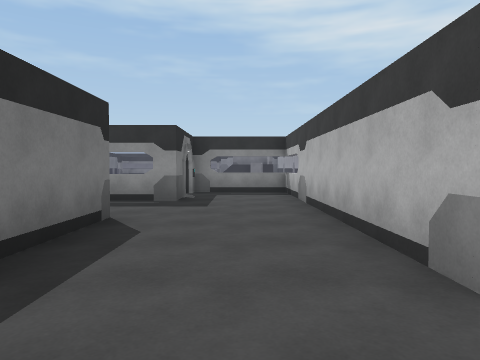
[1] (above)

23 first-person views from a walk through a Unity game level. The camera is 1.3 m above the floor, tilts 2° down and sees 70° across. Doors are open. The floor is counted in squares, 2 m on a side. Each view is taken from the middle of a square. On the plan, view 1 faces up. The plan holds only what a view shows up to about 10 squares ahead; the rest is blank. The player is left out.

[2]
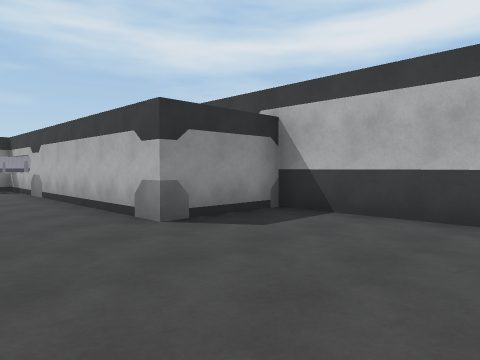

[3]
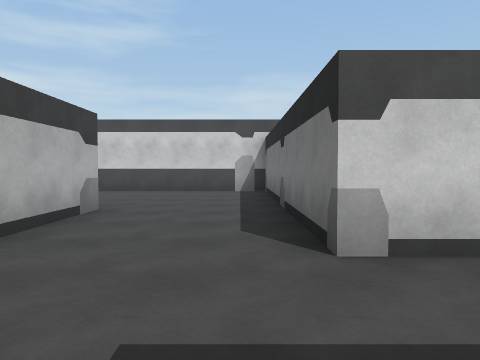

[4]
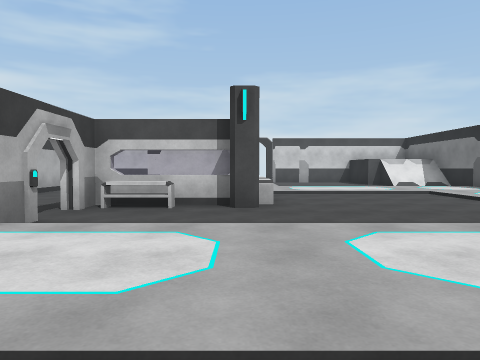

[5]
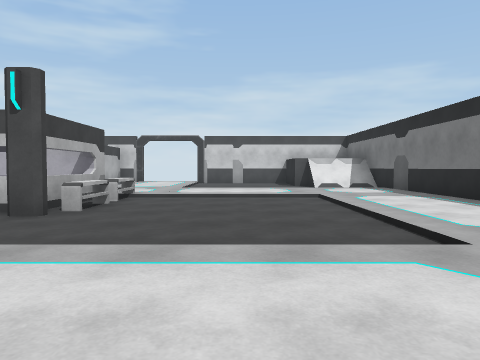

[6]
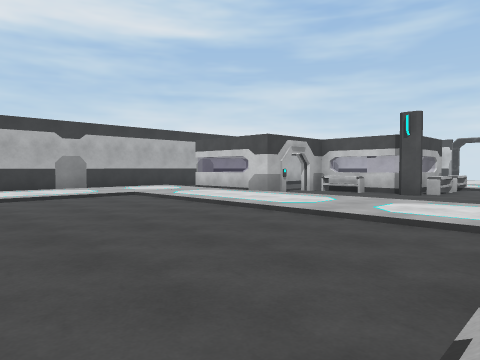

[7]
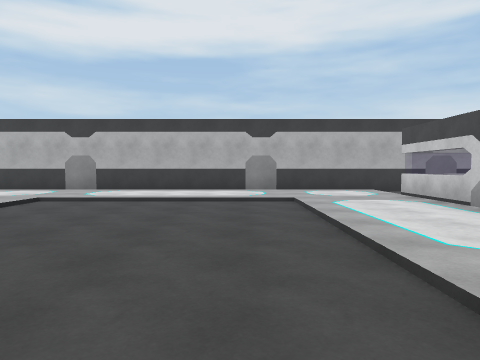

[8]
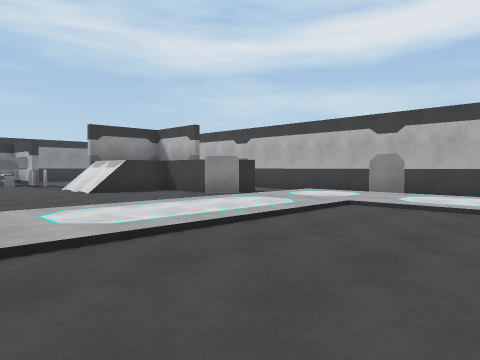

[9]
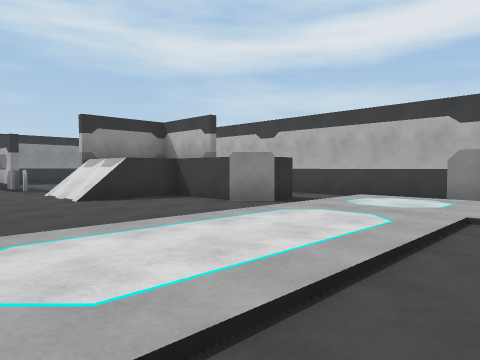

[10]
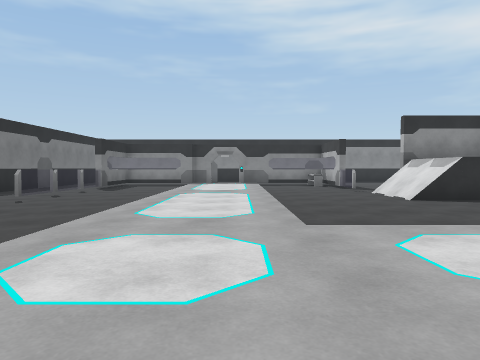

[11]
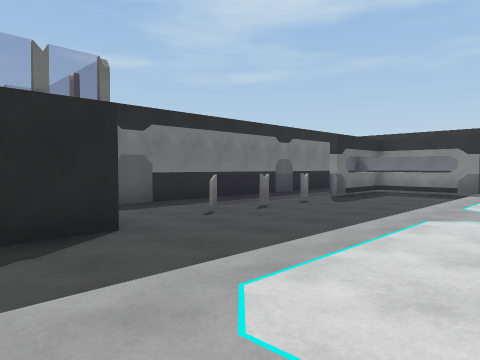

[12]
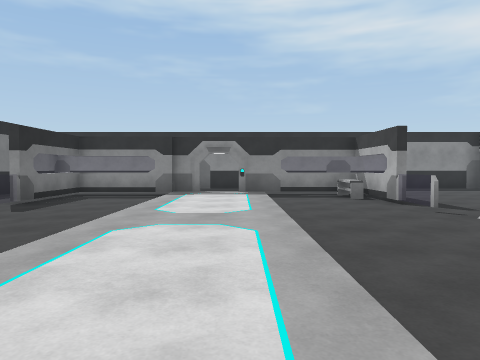

[13]
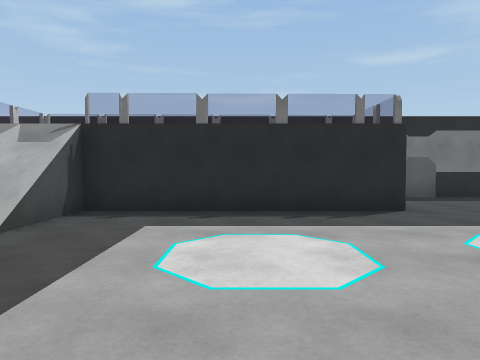

[14]
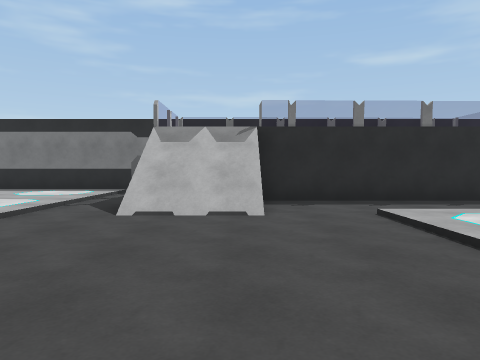

[15]
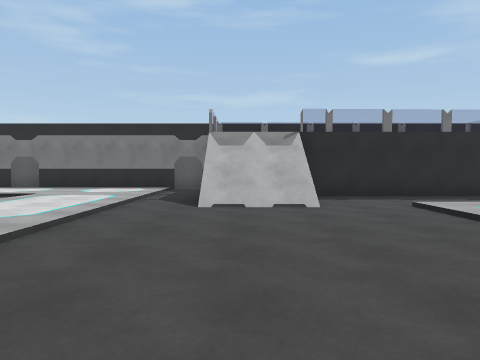

[16]
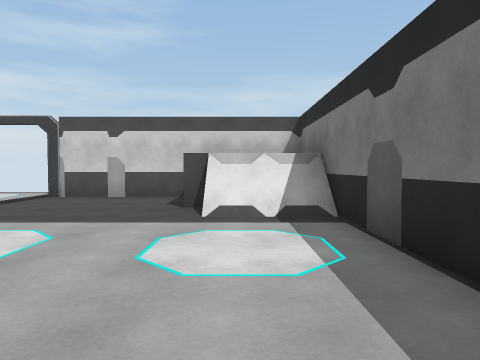

[17]
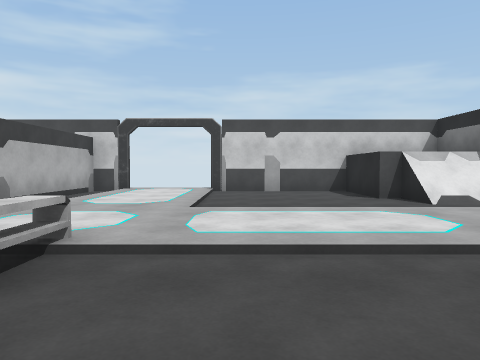

[18]
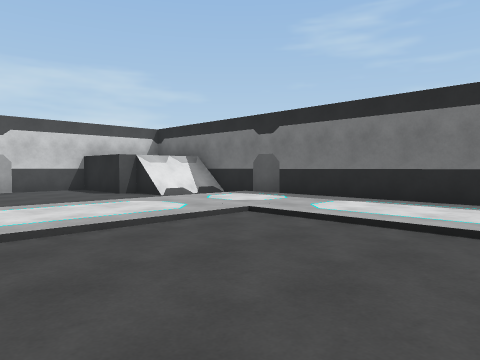

[19]
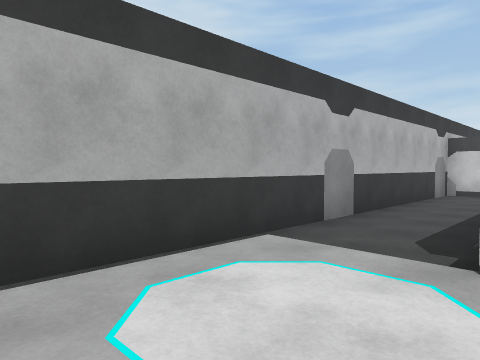

[20]
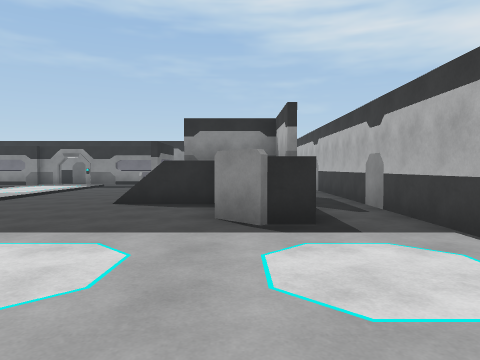

[21]
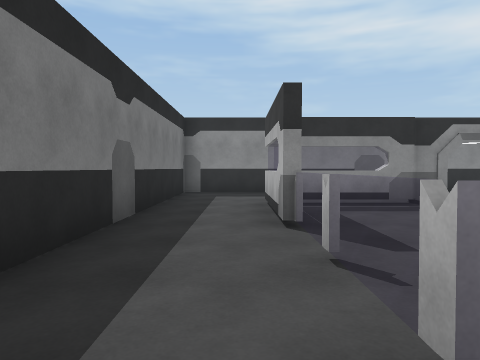

[22]
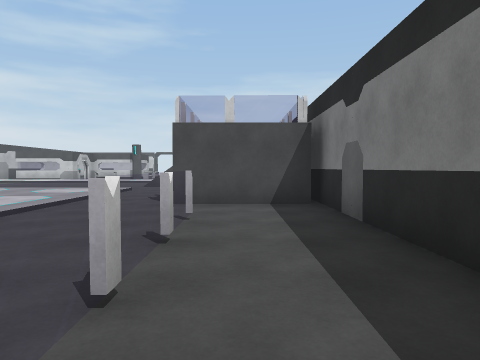

[23]
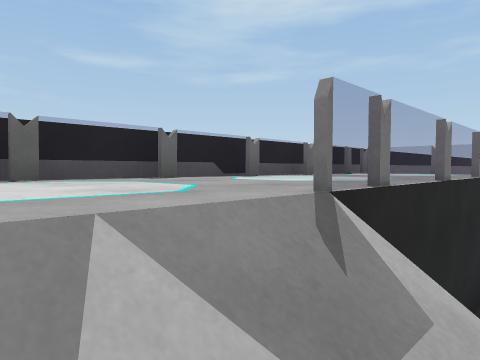

### Floor plan
Key: @ floor where view 1 was taken; # wall or solid block; x gap in a wall; . main floor; : floor 0.25 m higher than the main floor; + floor 1.75 m higher than the main floor; * floor 3 m higher than the main floor; / step, stairs or slope; D open door; = window, fence, low wall or low ledge; C column; O other object.
Columns run from 12 left of view 1 to 4 right of it. Each row starts with its distance up from view 1.
 33 ##########
 32 #...
 31 #...
 30 #.....  ... ..
 29 #..==#:##=O...
 28 #..=./::..=...
 27 #..=./::..#..
 26 #..O./::..O.    #
 25 #..O./::.../###.#
 24 #..O./::.../  #.#
 23 #..O./::...// #.#
 22 #..../::.....+#.#
 21 #..../::...../#.#
 20 =**O./::........#
 19  **O./:::::::::/#
 18  **O./:::::::::/#
 17  **O.////////::/#
 16  **O.........::/#
 15  ***//.......::/#
 14  ***//.......::/#
 13  ............::/#
 12 #////////////::/#
 11 #::::::::::::::/#
 10 #::::::::::::::/#
  9 #:::.......#==..#
  8 #:::.........=..#
  7 #:::....C=O..#..#
  6 #:::....O....#..#
  5 #:::....O....#..#
  4 #:::::::###..#..#
  3 #:::::::::#..#..#
  2 #//////:::#..####
  1 #//....:::#.....#
  0 #//....:::#.@...#
 -1 #  #...:::#.....#
 -2 #  #...:::#.....
 -3 #######DDx######

Where each view was taken, in squares from view 1:
view 1: 0 up, 0 right, facing up
view 2: 2 down, 1 left, facing up-right
view 3: 7 up, 1 left, facing down
view 4: 13 up, 4 left, facing down
view 5: 12 up, 7 left, facing down
view 6: 16 up, 7 left, facing down-right
view 7: 13 up, 6 left, facing right
view 8: 14 up, 5 left, facing up-right
view 9: 16 up, 4 left, facing up-right
view 10: 16 up, 5 left, facing up
view 11: 19 up, 5 left, facing up-left
view 12: 20 up, 5 left, facing up
view 13: 18 up, 3 left, facing left
view 14: 15 up, 2 left, facing left
view 15: 14 up, 1 left, facing left
view 16: 6 up, 10 left, facing down
view 17: 7 up, 6 left, facing down
view 18: 8 up, 5 left, facing down-left
view 19: 12 up, 1 right, facing down-right
view 20: 16 up, 1 right, facing up
view 21: 23 up, 10 left, facing up
view 22: 27 up, 10 left, facing down
view 23: 14 up, 8 left, facing up-left
